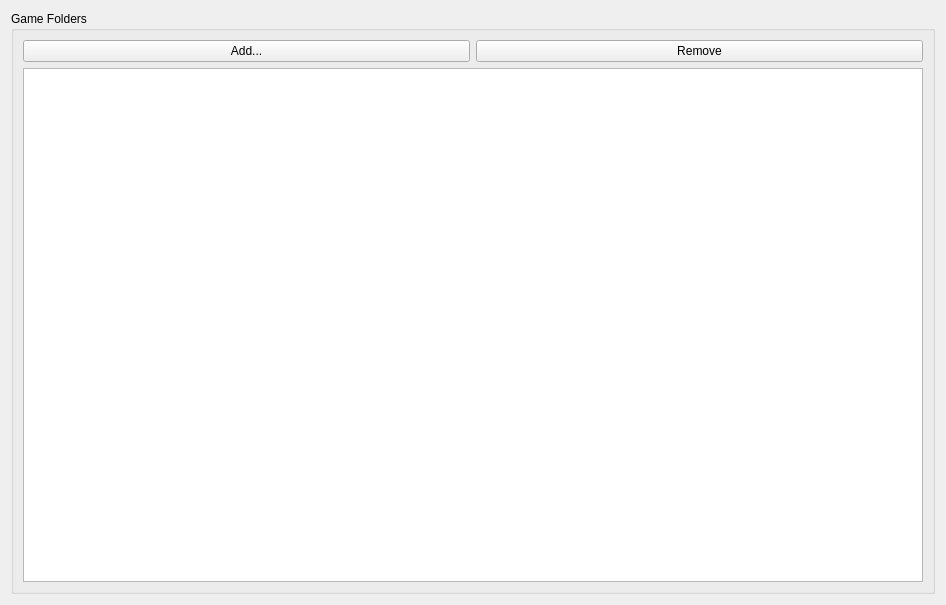
      <widget class="QWidget" name="pathsTabContents">
       <property name="geometry">
        <rect>
         <x>0</x>
         <y>0</y>
         <width>946</width>
         <height>605</height>
        </rect>
       </property>
       <layout class="QVBoxLayout" name="pathsTabLayout" stretch="0">
        <item>
         <layout class="QHBoxLayout" name="pathsTabVLayout">
          <item>
           <widget class="QGroupBox" name="gameFoldersGroupBox">
            <property name="title">
             <string>Game Folders</string>
            </property>
            <layout class="QVBoxLayout" name="verticalLayout">
             <item>
              <layout class="QHBoxLayout" name="horizontalLayout">
               <property name="topMargin">
                <number>0</number>
               </property>
               <item>
                <widget class="QPushButton" name="addFolderButton">
                 <property name="text">
                  <string>Add...</string>
                 </property>
                </widget>
               </item>
               <item>
                <widget class="QPushButton" name="removeFolderButton">
                 <property name="text">
                  <string>Remove</string>
                 </property>
                </widget>
               </item>
              </layout>
             </item>
             <item>
              <widget class="QListWidget" name="gameFoldersListWidget"/>
             </item>
            </layout>
           </widget>
          </item>
         </layout>
        </item>
       </layout>
      </widget>
